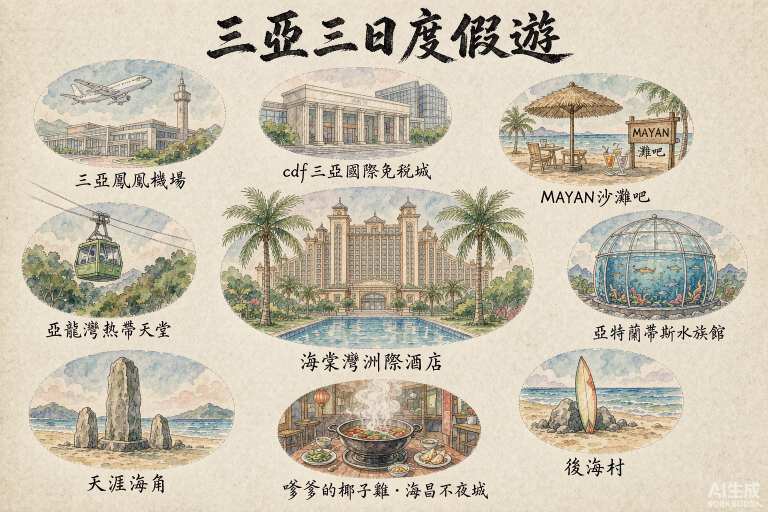
#> input picture sanya/img/cartoon-preview/A_hand_drawn_watercolor_illust_2026-10-06T06-32-22.png, 1536 x 1024 px (shown at 1/2 size)
$ python cover_overlay.py
#> lines starting #> are read from the running program, lines starting #| are printed output that depends on the picture
# -*- coding: utf-8 -*-
import random
from PIL import Image

SRC = "A_hand_drawn_watercolor_illust_2026-10-06T06-32-22.png"
im = Image.open(SRC).convert("RGB").resize((1536, 1024), Image.LANCZOS)
#> im is the input picture: PIL image 1536x1024 RGB; mean R, G, B 200.8, 192.4, 174.2
arr = im.load()
rng = random.Random(7)

def fill_mirror_h(x0, y0, x1, y1, sx0, sx1):
    """Fill rect by horizontally mirror-tiling the clean strip sx0..sx1 (same rows)."""
#> called with x0 = 1370, y0 = 955, x1 = 1532, y1 = 1024, sx0 = 1220, sx1 = 1370
    SW = sx1 - sx0
    for y in range(y0, y1):
        for x in range(x0, x1):
            m = (x - x0) % (2 * SW)
            sx = sx0 + (m if m < SW else 2 * SW - m - 1)
            c = arr[sx, y]
            n = rng.randint(-3, 3)
            arr[x, y] = tuple(max(0, min(255, c[i] + n)) for i in range(3))

# watermark (bottom-right, ~1396-1529 x 960-1017): mirror clean paper from its left.
# Strip y starts 955 to stay below the Houhai label (ends ~950).
fill_mirror_h(1370, 955, 1532, 1024, 1220, 1370)

im.save("cover_no_wm.png")
im.save("map_web.jpg", "JPEG", quality=88, optimize=True, progressive=True)
im.resize((1080, 720)).save("_prev_v7.png")
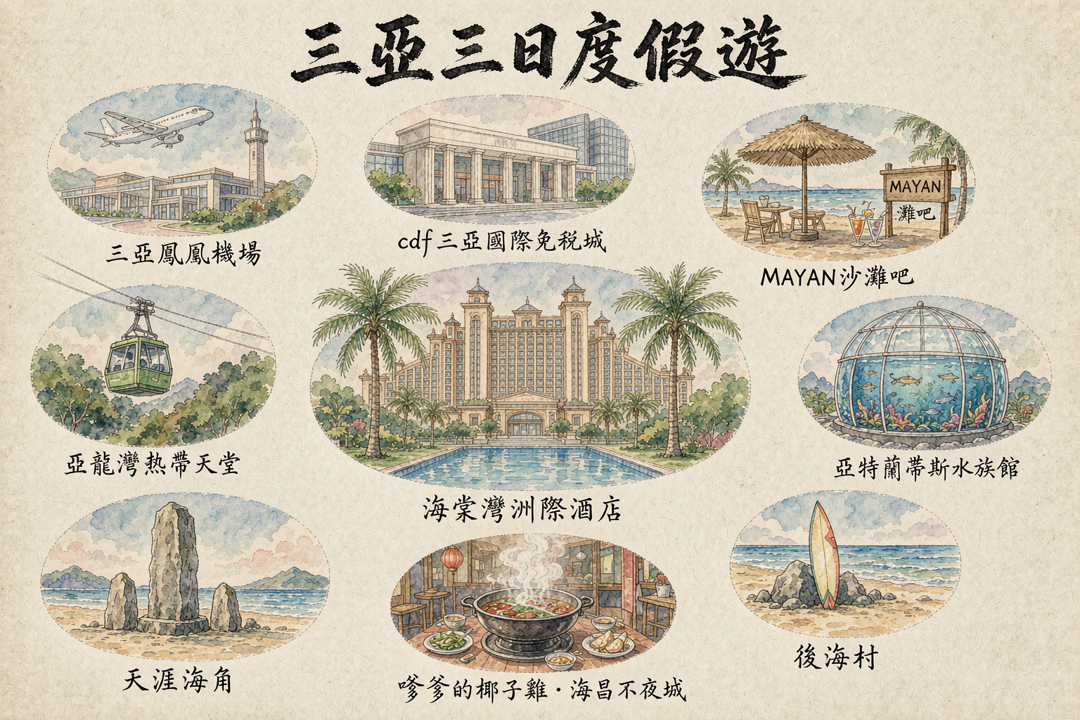
#> saved as _prev_v7.png: PIL image 1080x720 RGB; mean R, G, B 200.8, 192.4, 174.2
print("saved")

$ run again, with sanya/img/cartoon-preview/A_hand_drawn_watercolor_illust_2026-10-03T05-52-13.png copied over sanya/img/cartoon-preview/A_hand_drawn_watercolor_illust_2026-10-06T06-32-22.png
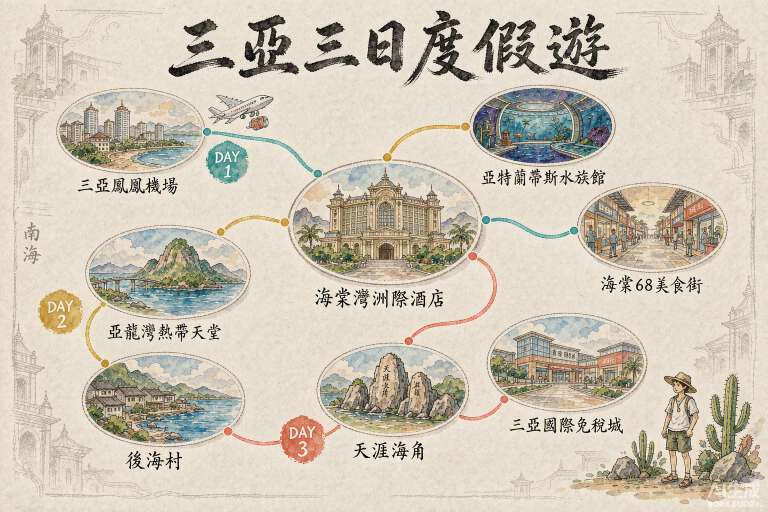
#> input picture sanya/img/cartoon-preview/A_hand_drawn_watercolor_illust_2026-10-03T05-52-13.png, 1536 x 1024 px (shown at 1/2 size)
#> im is the input picture: PIL image 1536x1024 RGB; mean R, G, B 205.3, 196.6, 179.9
#> `im.save("cover_no_wm.png")`:
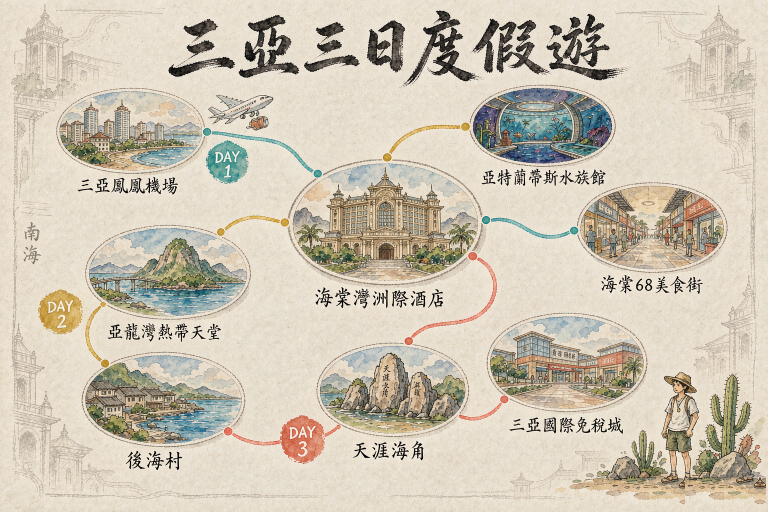
#> saved as cover_no_wm.png: PIL image 1536x1024 RGB (shown at 1/2 size); mean R, G, B 205.2, 196.6, 179.8
#> `im.resize((1080, 720)).save("_prev_v7.png")`:
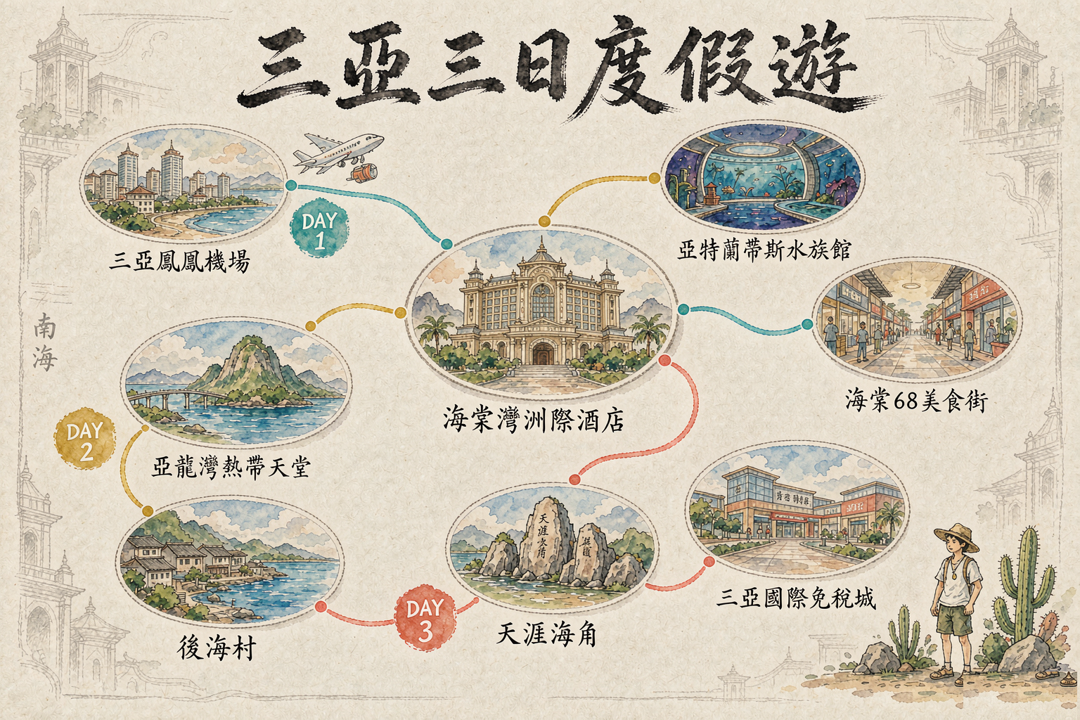
#> saved as _prev_v7.png: PIL image 1080x720 RGB; mean R, G, B 205.2, 196.6, 179.8
